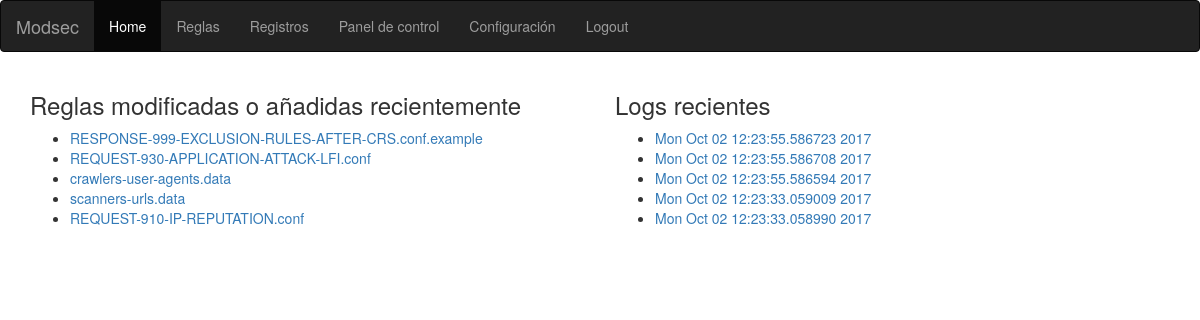
The page /modsec/ (signed in) on the database as committed earlier.
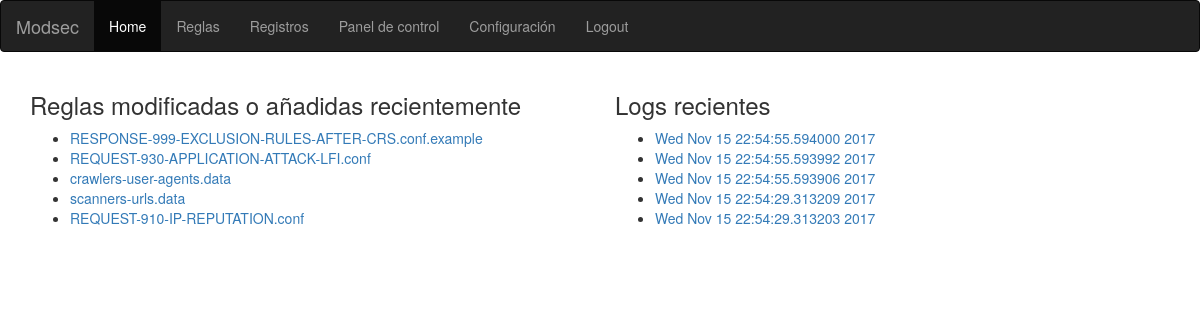
The same page on the database as committed later.
### modsec/models.py (models this page shows, shortened)
class Rule(models.Model):
    name= models.CharField(max_length=200)
    text= RichTextField(config_name='default',extra_plugins=['codesnippet'],)
    lastMod=models.DateTimeField(default=timezone.now)
    path=models.ForeignKey(Path,on_delete=models.CASCADE)

class Log(models.Model):
    date=models.CharField(max_length=200)
    atackType=models.CharField(max_length=200)
    text=models.TextField()

### modsec/views.py (the view)
@login_required(login_url='/modsec/login')
def index(request):
    ultimos_logs = Log.objects.order_by('-date')[:5]
    reglas_recientes= Rule.objects.order_by('-lastMod')[:5]
    aux ={'reglas_recientes': reglas_recientes,'ultimos_logs':ultimos_logs }
    return render(request, 'modsec/index.html', aux)

### modsec/templates/modsec/index.html (shortened to what this page needs)
<!DOCTYPE html>
<html lang="en">
<head>
  <link rel="stylesheet" href="https://maxcdn.bootstrapcdn.com/bootstrap/3.3.7/css/bootstrap.min.css">
</head>
<body>
<nav class="navbar navbar-inverse">
  <div class="container-fluid">
    <div class="navbar-header">
      <a class="navbar-brand" href="/modsec/">Modsec</a>
    </div>
    <ul class="nav navbar-nav">
      <li class="active"><a href="/modsec/">Home</a></li>
      <li><a href="/modsec/rules/">Reglas</a></li>
      <li><a href="/modsec/logs/">Registros</a></li>
      <li><a href="/modsec/dashboard/">Panel de control</a></li>
      <li><a href="/modsec/conf/">Configuración</a></li>
      <li><a href="/modsec/logout/">Logout</a></li>
    </ul>
  </div>
</nav>
<div class="container">
		<div class="row">
			<div class="col-sm-6">
				<h3>Reglas modificadas o añadidas recientemente</h3>
				{% if reglas_recientes %}
				    <ul>
				    {% for rule in reglas_recientes %}
				        <li><a href="/modsec/showRule/{{ rule.id }}/">{{ rule.name }}</a></li>
				    {% endfor %}
				    </ul>
				{% else %}
				    <p>No hay reglas.</p>
				{% endif %}
			</div>
			<div class="col-sm-6">
				<h3>Logs recientes</h3>
				{% if ultimos_logs %}
				    <ul>
				    {% for log in ultimos_logs %}
				        <li><a href="/modsec/showLog/{{ log.id }}/">{{ log.date }}</a></li>
				    {% endfor %}
				    </ul>
				{% else %}
				    <p>No hay logs disponibles.</p>
				{% endif %}
			</div>
		</div>
</div>
</body>
</html>

Rows that differ between the two databases and show on the page:
no longer on this page (row unchanged): Log: date "Mon Oct 02 12:23:55.586723 2017"
no longer on this page (row unchanged): Log: date "Mon Oct 02 12:23:55.586708 2017"
no longer on this page (row unchanged): Log: date "Mon Oct 02 12:23:55.586594 2017"
no longer on this page (row unchanged): Log: date "Mon Oct 02 12:23:33.059009 2017"
no longer on this page (row unchanged): Log: date "Mon Oct 02 12:23:33.058990 2017"
added Log: date "Wed Nov 15 22:54:55.594000 2017"
added Log: date "Wed Nov 15 22:54:55.593992 2017"
added Log: date "Wed Nov 15 22:54:55.593906 2017"
added Log: date "Wed Nov 15 22:54:29.313209 2017"
added Log: date "Wed Nov 15 22:54:29.313203 2017"
